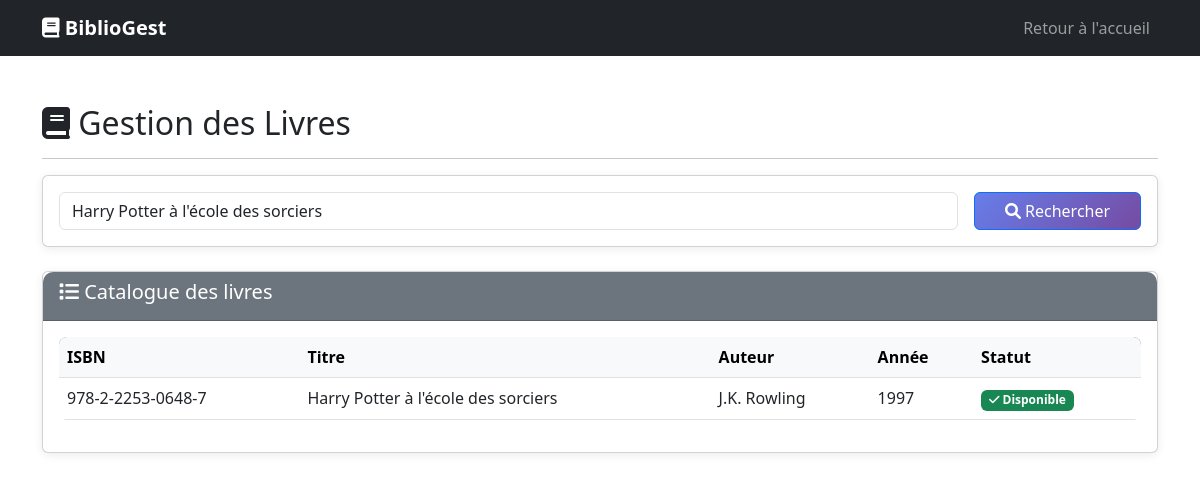
The app's page /pages/livres.php?recherche=Harry Potter à l'école des sorciers with its own data.
### tables this page shows
CREATE TABLE Livre (
    ISBN VARCHAR(20) PRIMARY KEY,
    titre VARCHAR(255) NOT NULL,
    auteur VARCHAR(255) NOT NULL,
    annee INT NOT NULL,
    disponible BOOLEAN DEFAULT TRUE,
    created_at TIMESTAMP DEFAULT CURRENT_TIMESTAMP,
    updated_at TIMESTAMP DEFAULT CURRENT_TIMESTAMP ON UPDATE CURRENT_TIMESTAMP
);

### classes/Livre.php (called while the page is built, shortened)
<?php
class Livre {
    private $conn;
    public function __construct($db) {
        $this->conn = $db;
    }
    public function rechercher($terme) {
        $query = "SELECT * FROM Livre WHERE titre LIKE :terme OR auteur LIKE :terme OR ISBN LIKE :terme";
        $stmt = $this->conn->prepare($query);
        $terme = "%{$terme}%";
        $stmt->bindParam(":terme", $terme);
        $stmt->execute();
        return $stmt;
    }
}
?>

### pages/livres.php (the view, shortened to what this page needs)
<?php
require_once '../classes/Livre.php';
$database = new Database();
$db = $database->getConnection();
$livre = new Livre($db);
$resultats = isset($_GET['recherche']) ? $livre->rechercher($_GET['recherche']) : $livre->lireTous();
?>
<!DOCTYPE html>
<html lang="fr">
<head>
    <link href="../assets/css/custom.css" rel="stylesheet">
    <link href="https://cdn.jsdelivr.net/npm/bootstrap@5.3.0/dist/css/bootstrap.min.css" rel="stylesheet">
    <link href="https://cdnjs.cloudflare.com/ajax/libs/font-awesome/6.0.0/css/all.min.css" rel="stylesheet">
</head>
<body>
    <nav class="navbar navbar-expand-lg navbar-dark bg-dark">
        <div class="container">
            <a class="navbar-brand" href="../index.php"><i class="fas fa-book"></i> BiblioGest</a>
            <div class="navbar-nav ms-auto">
                <a class="nav-link" href="../index.php">Retour à l'accueil</a>
            </div>
        </div>
    </nav>
    <div class="container my-5">
        <div class="row">
            <div class="col-md-12">
                <h2><i class="fas fa-book"></i> Gestion des Livres</h2>
                <hr>
                <div class="card mb-4">
                    <div class="card-body">
                        <form method="GET" class="row g-3">
                            <div class="col-md-10">
                                <input type="text" name="recherche" class="form-control" placeholder="Rechercher par titre, auteur ou ISBN..." value="<?= $_GET['recherche'] ?? '' ?>">
                            </div>
                            <div class="col-md-2">
                                <button type="submit" class="btn btn-primary w-100"><i class="fas fa-search"></i> Rechercher</button>
                            </div>
                        </form>
                    </div>
                </div>
                <div class="card">
                    <div class="card-header bg-secondary text-white">
                        <h5><i class="fas fa-list"></i> Catalogue des livres</h5>
                    </div>
                    <div class="card-body">
                        <div class="table-responsive">
                            <table class="table table-hover">
                                <thead class="table-light">
                                    <tr>
                                        <th>ISBN</th>
                                        <th>Titre</th>
                                        <th>Auteur</th>
                                        <th>Année</th>
                                        <th>Statut</th>
                                    </tr>
                                </thead>
                                <tbody>
                                    <?php while ($row = $resultats->fetch(PDO::FETCH_ASSOC)): ?>
                                    <tr>
                                        <td><?= htmlspecialchars($row['ISBN']) ?></td>
                                        <td><?= htmlspecialchars($row['titre']) ?></td>
                                        <td><?= htmlspecialchars($row['auteur']) ?></td>
                                        <td><?= htmlspecialchars($row['annee']) ?></td>
                                        <td>
                                            <?php if ($row['disponible']): ?>
                                                <span class="badge bg-success"><i class="fas fa-check"></i> Disponible</span>
                                            <?php else: ?>
                                                <span class="badge bg-danger"><i class="fas fa-times"></i> Emprunté</span>
                                            <?php endif; ?>
                                        </td>
                                    </tr>
                                    <?php endwhile; ?>
                                </tbody>
                            </table>
                        </div>
                    </div>
                </div>
            </div>
        </div>
    </div>
</body>
</html>

### assets/css/custom.css (style rules this page uses)
:root { --primary-color: #667eea; --secondary-color: #764ba2; --success-color: #28a745; --warning-color: #ffc107; --danger-color: #dc3545; --info-color: #17a2b8; }
.fade-in { animation: fadeIn 0.5s ease-out; }
.navbar-brand { font-weight: bold; font-size: 1.5rem; transition: transform 0.3s; }
.card { border-radius: 10px; box-shadow: 0 2px 10px rgba(0,0,0,0.08); transition: all 0.3s ease; margin-bottom: 20px; }
.card-header { border-radius: 10px 10px 0 0 !important; font-weight: 600; }
.table { border-radius: 8px; overflow: hidden; }
.table thead { background: linear-gradient(135deg, #667eea 0%, #764ba2 100%); color: white; }
.table tbody tr { transition: background-color 0.2s; }
.badge { padding: 0.5em 0.8em; font-weight: 500; border-radius: 20px; }
.btn { border-radius: 25px; padding: 0.5rem 1.5rem; font-weight: 500; transition: all 0.3s; border: none; }
.btn-primary { background: linear-gradient(135deg, #667eea 0%, #764ba2 100%); }
.form-control, .form-select { border-radius: 25px; border: 2px solid #e0e0e0; padding: 0.6rem 1.2rem; transition: all 0.3s; }

### records on screen
livre: ISBN "978-2-2253-0648-7", titre "Harry Potter à l'école des sorciers", auteur "J.K. Rowling", annee "1997", disponible 1 (drawn)
